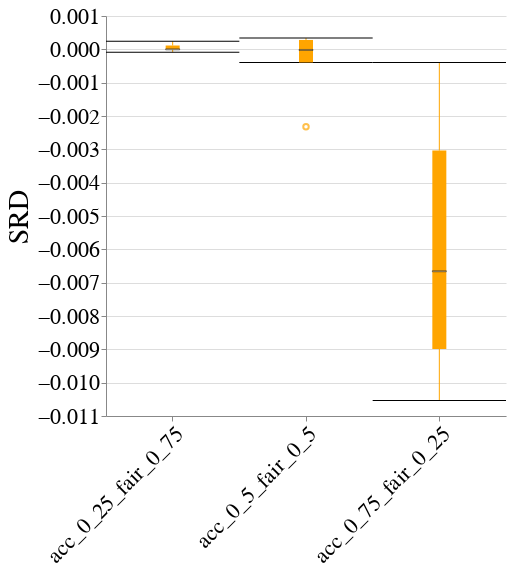

Source (notebook cell):
### Code cell
create_box_plot_per_dataset_and_case_study(to_plot=best_lp_metrics_per_exp_config_df,
                                           exp_name=EXP_NAME,
                                           dataset_name=DATASET_NAME,
                                           case_study_name=CASE_STUDY_NAME,
                                           metric_name="Selection_Rate_Difference",
                                           group="male")

### Figure 1 — Vega-Lite specification as saved in the notebook (floating-point values rounded to 4 significant figures)
{"config": {"view": {"continuousWidth": 400, "continuousHeight": 300, "stroke": null}, "axis": {"labelFontSize": 22, "labelFontWeight": "normal", "titleFontSize": 28, "titleFontWeight": "normal"}, "title": {"fontSize": 28}}, "data": {"name": "data-d07b9afa01dc4f45bf82ca3064d6ba7c"}, "mark": {"type": "boxplot", "color": "orange", "median": {"stroke": "black", "strokeWidth": 0.7}, "ticks": true}, "encoding": {"x": {"axis": {"labelAngle": -45, "labelLimit": 500}, "field": "exp_config_name", "title": null, "type": "nominal"}, "y": {"field": "disparity_metric_value", "scale": {"zero": false}, "title": "SRD", "type": "quantitative"}}, "height": 400, "width": 400, "$schema": "https://vega.github.io/schema/vega-lite/v4.17.0.json", "datasets": {"data-d07b9afa01dc4f45bf82ca3064d6ba7c": [{"exp_config_name": "acc_0_25_fair_0_75", "run_num": 1, "logical_pipeline_uuid": "Tm9uZSZOT19GQUlSTkVTU19JTlRFUlZFTlRJT04mZ2FuZGFsZl9jbGY=", "physical_pipeline_uuid": "8a0d4479-0156-4879-8293-2303178691de", "compound_pp_quality": 0.9848, "metric": "Selection_Rate_Difference", "model_name": "gandalf_clf", "runtime_in_mins": 1.614, "dataset_name": "law_school", "logical_pipeline_name": "None&NO_FAIRNESS_INTERVENTION&gandalf_clf", "null_imputer_name": "None", "fairness_intervention_name": "NO_FAIRNESS_INTERVENTION", "male&race_dis": 1.0, "male&race_priv": 1.0, "male_dis": 1.0, "male_priv": 1.0, "overall": 1.0, "race_dis": 1.0, "race_priv": 1.0, "disparity_metric_value": 0.0}, {"exp_config_name": "acc_0_25_fair_0_75", "run_num": 2, "logical_pipeline_uuid": "Tm9uZSZOT19GQUlSTkVTU19JTlRFUlZFTlRJT04mZ2FuZGFsZl9jbGY=", "physical_pipeline_uuid": "ebc6a20d-f1c4-4d8c-b481-135934f5f7a0", "compound_pp_quality": 0.9847, "metric": "Selection_Rate_Difference", "model_name": "gandalf_clf", "runtime_in_mins": 1.765, "dataset_name": "law_school", "logical_pipeline_name": "None&NO_FAIRNESS_INTERVENTION&gandalf_clf", "null_imputer_name": "None", "fairness_intervention_name": "NO_FAIRNESS_INTERVENTION", "male&race_dis": 1.0, "male&race_priv": 1.0, "male_dis": 1.0, "male_priv": 1.0, "overall": 1.0, "race_dis": 1.0, "race_priv": 1.0, "disparity_metric_value": 0.0}, {"exp_config_name": "acc_0_25_fair_0_75", "run_num": 3, "logical_pipeline_uuid": "Tm9uZSZOT19GQUlSTkVTU19JTlRFUlZFTlRJT04mZ2FuZGFsZl9jbGY=", "physical_pipeline_uuid": "3047a13d-3489-4ef3-980a-aac93d23107e", "compound_pp_quality": 0.9857, "metric": "Selection_Rate_Difference", "model_name": "gandalf_clf", "runtime_in_mins": 1.379, "dataset_name": "law_school", "logical_pipeline_name": "None&NO_FAIRNESS_INTERVENTION&gandalf_clf", "null_imputer_name": "None", "fairness_intervention_name": "NO_FAIRNESS_INTERVENTION", "male&race_dis": 0.9721, "male&race_priv": 0.9961, "male_dis": 0.9941, "male_priv": 0.9939, "overall": 0.994, "race_dis": 0.9667, "race_priv": 0.9991, "disparity_metric_value": 0.0001147}, {"exp_config_name": "acc_0_25_fair_0_75", "run_num": 4, "logical_pipeline_uuid": "Tm9uZSZOT19GQUlSTkVTU19JTlRFUlZFTlRJT04mZ2FuZGFsZl9jbGY=", "physical_pipeline_uuid": "df917591-0446-4876-a360-ea78565f9c3b", "compound_pp_quality": 0.987, "metric": "Selection_Rate_Difference", "model_name": "gandalf_clf", "runtime_in_mins": 1.056, "dataset_name": "law_school", "logical_pipeline_name": "None&NO_FAIRNESS_INTERVENTION&gandalf_clf", "null_imputer_name": "None", "fairness_intervention_name": "NO_FAIRNESS_INTERVENTION", "male&race_dis": 0.9149, "male&race_priv": 0.9906, "male_dis": 0.9847, "male_priv": 0.9845, "overall": 0.9846, "race_dis": 0.9142, "race_priv": 0.9974, "disparity_metric_value": 0.00024}, {"exp_config_name": "acc_0_25_fair_0_75", "run_num": 5, "logical_pipeline_uuid": "Tm9uZSZOT19GQUlSTkVTU19JTlRFUlZFTlRJT04mZ2FuZGFsZl9jbGY=", "physical_pipeline_uuid": "434a94fe-8419-463f-8e2c-7d929b19ecc8", "compound_pp_quality": 0.9859, "metric": "Selection_Rate_Difference", "model_name": "gandalf_clf", "runtime_in_mins": 4.295, "dataset_name": "law_school", "logical_pipeline_name": "None&NO_FAIRNESS_INTERVENTION&gandalf_clf", "null_imputer_name": "None", "fairness_intervention_name": "NO_FAIRNESS_INTERVENTION", "male&race_dis": 0.9707, "male&race_priv": 0.9955, "male_dis": 0.9935, "male_priv": 0.9935, "overall": 0.9935, "race_dis": 0.967, "race_priv": 0.9983, "disparity_metric_value": -8.79e-05}, {"exp_config_name": "acc_0_5_fair_0_5", "run_num": 1, "logical_pipeline_uuid": "Tm9uZSZOT19GQUlSTkVTU19JTlRFUlZFTlRJT04mZ2FuZGFsZl9jbGY=", "physical_pipeline_uuid": "490913b0-2ccd-4df9-b443-57ff29ad52d8", "compound_pp_quality": 0.9698, "metric": "Selection_Rate_Difference", "model_name": "gandalf_clf", "runtime_in_mins": 1.71, "dataset_name": "law_school", "logical_pipeline_name": "None&NO_FAIRNESS_INTERVENTION&gandalf_clf", "null_imputer_name": "None", "fairness_intervention_name": "NO_FAIRNESS_INTERVENTION", "male&race_dis": 0.9574, "male&race_priv": 0.9942, "male_dis": 0.9906, "male_priv": 0.991, "overall": 0.9909, "race_dis": 0.9506, "race_priv": 0.9988, "disparity_metric_value": -0.0003932}, {"exp_config_name": "acc_0_5_fair_0_5", "run_num": 2, "logical_pipeline_uuid": "Tm9uZSZOT19GQUlSTkVTU19JTlRFUlZFTlRJT04mZ2FuZGFsZl9jbGY=", "physical_pipeline_uuid": "8988aae8-b2cc-48e0-8d10-fb275799ffa5", "compound_pp_quality": 0.9704, "metric": "Selection_Rate_Difference", "model_name": "gandalf_clf", "runtime_in_mins": 2.755, "dataset_name": "law_school", "logical_pipeline_name": "None&NO_FAIRNESS_INTERVENTION&gandalf_clf", "null_imputer_name": "None", "fairness_intervention_name": "NO_FAIRNESS_INTERVENTION", "male&race_dis": 0.9401, "male&race_priv": 0.9897, "male_dis": 0.9853, "male_priv": 0.9853, "overall": 0.9853, "race_dis": 0.9314, "race_priv": 0.9962, "disparity_metric_value": -1.874e-05}, {"exp_config_name": "acc_0_5_fair_0_5", "run_num": 3, "logical_pipeline_uuid": "Tm9uZSZOT19GQUlSTkVTU19JTlRFUlZFTlRJT04mZ2FuZGFsZl9jbGY=", "physical_pipeline_uuid": "a5e2856e-ba6a-449a-b22b-677c3e3b7963", "compound_pp_quality": 0.9716, "metric": "Selection_Rate_Difference", "model_name": "gandalf_clf", "runtime_in_mins": 1.74, "dataset_name": "law_school", "logical_pipeline_name": "None&NO_FAIRNESS_INTERVENTION&gandalf_clf", "null_imputer_name": "None", "fairness_intervention_name": "NO_FAIRNESS_INTERVENTION", "male&race_dis": 0.9471, "male&race_priv": 0.9924, "male_dis": 0.9886, "male_priv": 0.9883, "overall": 0.9885, "race_dis": 0.938, "race_priv": 0.998, "disparity_metric_value": 0.000337}, {"exp_config_name": "acc_0_5_fair_0_5", "run_num": 4, "logical_pipeline_uuid": "Tm9uZSZOT19GQUlSTkVTU19JTlRFUlZFTlRJT04mZ2FuZGFsZl9jbGY=", "physical_pipeline_uuid": "ab5cc229-0969-4197-9f71-1d7f0142256b", "compound_pp_quality": 0.9748, "metric": "Selection_Rate_Difference", "model_name": "gandalf_clf", "runtime_in_mins": 3.378, "dataset_name": "law_school", "logical_pipeline_name": "None&NO_FAIRNESS_INTERVENTION&gandalf_clf", "null_imputer_name": "None", "fairness_intervention_name": "NO_FAIRNESS_INTERVENTION", "male&race_dis": 0.7933, "male&race_priv": 0.9671, "male_dis": 0.9521, "male_priv": 0.9544, "overall": 0.9534, "race_dis": 0.7941, "race_priv": 0.9824, "disparity_metric_value": -0.002319}, {"exp_config_name": "acc_0_5_fair_0_5", "run_num": 5, "logical_pipeline_uuid": "Tm9uZSZOT19GQUlSTkVTU19JTlRFUlZFTlRJT04mZ2FuZGFsZl9jbGY=", "physical_pipeline_uuid": "32e76f66-e158-46ba-b807-09616fd417b1", "compound_pp_quality": 0.9725, "metric": "Selection_Rate_Difference", "model_name": "gandalf_clf", "runtime_in_mins": 1.885, "dataset_name": "law_school", "logical_pipeline_name": "None&NO_FAIRNESS_INTERVENTION&gandalf_clf", "null_imputer_name": "None", "fairness_intervention_name": "NO_FAIRNESS_INTERVENTION", "male&race_dis": 0.9179, "male&race_priv": 0.9864, "male_dis": 0.9809, "male_priv": 0.9806, "overall": 0.9808, "race_dis": 0.9089, "race_priv": 0.9938, "disparity_metric_value": 0.0002813}, {"exp_config_name": "acc_0_75_fair_0_25", "run_num": 1, "logical_pipeline_uuid": "Tm9uZSZOT19GQUlSTkVTU19JTlRFUlZFTlRJT04mZ2FuZGFsZl9jbGY=", "physical_pipeline_uuid": "c67846e7-56cf-434b-9bc2-9f3385419e40", "compound_pp_quality": 0.9549, "metric": "Selection_Rate_Difference", "model_name": "gandalf_clf", "runtime_in_mins": 1.615, "dataset_name": "law_school", "logical_pipeline_name": "None&NO_FAIRNESS_INTERVENTION&gandalf_clf", "null_imputer_name": "None", "fairness_intervention_name": "NO_FAIRNESS_INTERVENTION", "male&race_dis": 0.9574, "male&race_priv": 0.9942, "male_dis": 0.9906, "male_priv": 0.991, "overall": 0.9909, "race_dis": 0.9506, "race_priv": 0.9988, "disparity_metric_value": -0.0003932}, {"exp_config_name": "acc_0_75_fair_0_25", "run_num": 2, "logical_pipeline_uuid": "Tm9uZSZOT19GQUlSTkVTU19JTlRFUlZFTlRJT04mcmZfY2xm", "physical_pipeline_uuid": "86b00ee4-55fe-4a60-b8f5-6ef352a22d88", "compound_pp_quality": 0.9563, "metric": "Selection_Rate_Difference", "model_name": "rf_clf", "runtime_in_mins": 0.01542, "dataset_name": "law_school", "logical_pipeline_name": "None&NO_FAIRNESS_INTERVENTION&rf_clf", "null_imputer_name": "None", "fairness_intervention_name": "NO_FAIRNESS_INTERVENTION", "male&race_dis": 0.8093, "male&race_priv": 0.9736, "male_dis": 0.9533, "male_priv": 0.9638, "overall": 0.9591, "race_dis": 0.8157, "race_priv": 0.9882, "disparity_metric_value": -0.01053}, {"exp_config_name": "acc_0_75_fair_0_25", "run_num": 3, "logical_pipeline_uuid": "Tm9uZSZOT19GQUlSTkVTU19JTlRFUlZFTlRJT04mcmZfY2xm", "physical_pipeline_uuid": "083cc59a-da5d-488f-a274-439d406a1645", "compound_pp_quality": 0.9577, "metric": "Selection_Rate_Difference", "model_name": "rf_clf", "runtime_in_mins": 0.1624, "dataset_name": "law_school", "logical_pipeline_name": "None&NO_FAIRNESS_INTERVENTION&rf_clf", "null_imputer_name": "None", "fairness_intervention_name": "NO_FAIRNESS_INTERVENTION", "male&race_dis": 0.8134, "male&race_priv": 0.9684, "male_dis": 0.9514, "male_priv": 0.958, "overall": 0.955, "race_dis": 0.8018, "race_priv": 0.984, "disparity_metric_value": -0.006657}, {"exp_config_name": "acc_0_75_fair_0_25", "run_num": 4, "logical_pipeline_uuid": "Tm9uZSZOT19GQUlSTkVTU19JTlRFUlZFTlRJT04mcmZfY2xm", "physical_pipeline_uuid": "98f9c7f9-06b1-4617-bdfa-39a206546886", "compound_pp_quality": 0.9635, "metric": "Selection_Rate_Difference", "model_name": "rf_clf", "runtime_in_mins": 0.01353, "dataset_name": "law_school", "logical_pipeline_name": "None&NO_FAIRNESS_INTERVENTION&rf_clf", "null_imputer_name": "None", "fairness_intervention_name": "NO_FAIRNESS_INTERVENTION", "male&race_dis": 0.7933, "male&race_priv": 0.9705, "male_dis": 0.9548, "male_priv": 0.9578, "overall": 0.9565, "race_dis": 0.8003, "race_priv": 0.9849, "disparity_metric_value": -0.003038}, {"exp_config_name": "acc_0_75_fair_0_25", "run_num": 5, "logical_pipeline_uuid": "Tm9uZSZOT19GQUlSTkVTU19JTlRFUlZFTlRJT04mbGdibV9jbGY=", "physical_pipeline_uuid": "8d3a2cca-99b1-4b05-b7a2-47b978cf3715", "compound_pp_quality": 0.9599, "metric": "Selection_Rate_Difference", "model_name": "lgbm_clf", "runtime_in_mins": 0.1248, "dataset_name": "law_school", "logical_pipeline_name": "None&NO_FAIRNESS_INTERVENTION&lgbm_clf", "null_imputer_name": "None", "fairness_intervention_name": "NO_FAIRNESS_INTERVENTION", "male&race_dis": 0.8035, "male&race_priv": 0.9743, "male_dis": 0.9553, "male_priv": 0.9643, "overall": 0.9603, "race_dis": 0.8132, "race_priv": 0.9869, "disparity_metric_value": -0.008988}]}}
